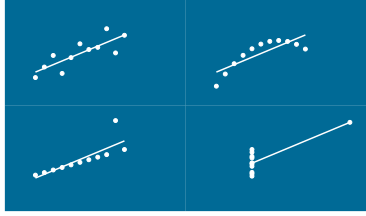

Here is the R script that generated this plot:
# Minimal plot of Anscombe's Quartet
library(ggplot2)
library(cowplot)

# Create bare theme
theme_bare <- function() {
  theme(axis.line  = element_blank(),
  axis.text.x      = element_blank(),
  axis.text.y      = element_blank(),
  axis.ticks       = element_blank(),
  axis.title.x     = element_blank(),
  axis.title.y     = element_blank(),
  legend.position  = "none",
  panel.background = element_blank(),
  panel.border     = element_blank(),
  panel.grid.major = element_blank(),
  panel.grid.minor = element_blank(),
  plot.background  = element_rect(fill = "#006A96"))
}

# Create function to plot
plot_anscombe <- function(x, y) {
  p <- ggplot(anscombe, aes(get(x), get(y)))
  a <- p + geom_point(colour = "white", size = 1) + 
            geom_smooth(method   = 'lm',
                        se       = FALSE,
                        colour   = "white",
                        linetype = "solid",
                        size     = 0.5,
                        formula  = y ~ x)         +
            xlim(3, 19)                           +
            ylim(3, 13)                           +
            theme_bare()
  a
}

# Assemble plots
a1        <- plot_anscombe("x1", "y1")
a2        <- plot_anscombe("x2", "y2")
a3        <- plot_anscombe("x3", "y3")
a4        <- plot_anscombe("x4", "y4")
all_plots <- plot_grid(a1, a2, a3, a4, align = "hv")

# Export
save_plot('anscombe.pdf',
          all_plots,
          base_height = 2.16,
          base_width  = 3.66)

# End of script
